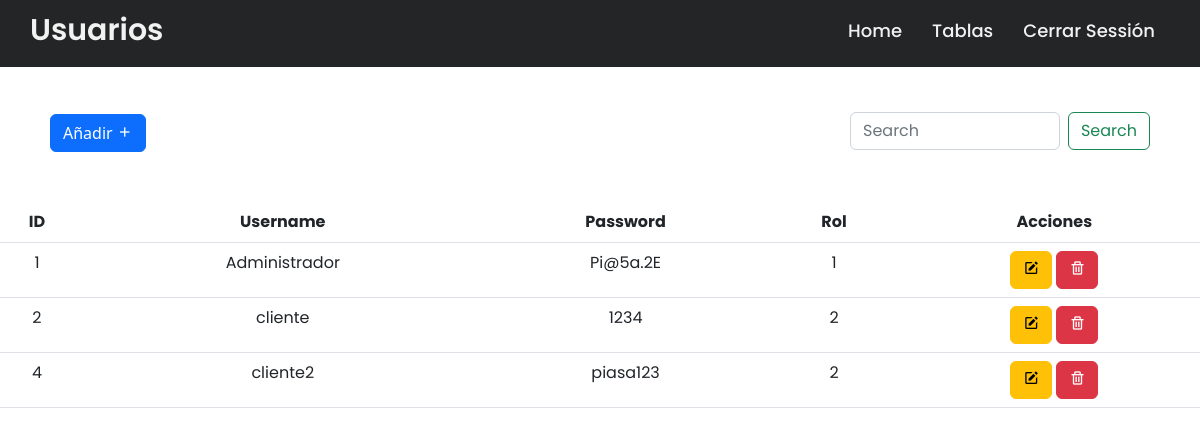
/tab/users/users.php (signed in), run on the app's committed database.
### tables this page shows
CREATE TABLE `usernames` (
  `ID` int(11) NOT NULL,
  `username` varchar(50) NOT NULL,
  `password` varchar(10) NOT NULL,
  `rol_id` int(11) NOT NULL
);

### tab/users/users.php (the view, shortened to what this page needs)
<?php include('../../config/conexion.php'); ?>
<!DOCTYPE html>
<html lang="en">
<head>
    <link rel="stylesheet" href="../../css/navbar.css">
    <link href="https://cdn.jsdelivr.net/npm/bootstrap@5.2.2/dist/css/bootstrap.min.css" rel="stylesheet">
    <link href='https://unpkg.com/boxicons@2.1.4/css/boxicons.min.css' rel='stylesheet'>
    <link rel="stylesheet" href="https://cdnjs.cloudflare.com/ajax/libs/font-awesome/5.15.3/css/all.min.css"/>
</head>
<body><br>
    <div class="navbar">
    <nav>
    <div class="wrapper">
      <div class="logo"><a href="#"> Usuarios </a></div>
      <ul class="nav-links">
        <li><a href="../../home.php">Home</a></li>
        <li>
          <a href="#" class="desktop-item">Tablas</a>
        </li>
        <li><a type="submite" href="../../destroy.php">Cerrar Sessión</a></li>
      </ul>
    </div>
  </nav>
    </div>
    <br>
    <div class="position-absolute top-10 end-0" style="width: 300px; margin-right: 50px;"><br><br>
    <form class="d-flex" role="search">
        <input class="form-control me-2" type="search" placeholder="Search" aria-label="Search">
        <button class="btn btn-outline-success" type="submit">Search</button>
      </form>
    </div>
    <button type="button" class="btn btn-primary" data-bs-toggle="modal" data-bs-target="#exampleModal" style="margin: 50px;">
        Añadir <i class='bx bx-plus'></i>
    </button>
    <div class="row justify-content-center">
    <table class="table" style="width: 1400px;">
  <thead class="text-center">
    <tr>
      <th scope="col">ID</th>
      <th scope="col">Username</th>
      <th scope="col">Password</th>
      <th scope="col">Rol</th>
      <th scope="col">Acciones</th>
    </tr>
  </thead>
  <tbody class="text-center">
    <?php
      $query = "SELECT * FROM usernames";
      $result_task = mysqli_query($conexion, $query);
      while($row = mysqli_fetch_assoc($result_task)) { ?>
      <tr>
        <td><?php echo $row['ID']; ?></td>
        <td><?php echo $row['username']; ?></td>
        <td><?php echo $row['password']; ?></td>
        <td><?php echo $row['rol_id']; ?></td>
        <td>
          <a href="edit.php?ID=<?php echo $row['ID']?>" class="btn btn-warning">
            <i class='bx bxs-edit'></i>
          </a>
          <a href="delete.php?ID=<?php echo $row['ID']?>" onclick="return confirm('Are you sure you want to delete?')" class="btn btn-danger">
            <i class='bx bx-trash'></i>
          </a>
        </td>
      </tr>
      <?php } ?>
  </tbody>
</table>
    </div>
</body>
</html>

### css/navbar.css (style rules this page uses)
* { margin: 0; padding: 0; box-sizing: border-box; font-family: 'Poppins', sans-serif; }
nav { position: fixed; z-index: 99; width: 100%; background: #242526; }
nav .wrapper { position: relative; max-width: 1300px; padding: 0px 30px; height: 70px; line-height: 70px; margin: auto; display: flex; align-items: center; justify-content: space-between; }
.wrapper .logo a { color: #f2f2f2; font-size: 30px; font-weight: 600; text-decoration: none; }
.wrapper .nav-links { display: inline-flex; text-decoration: none; }
.nav-links { margin-top: 15px; }
.nav-links li { list-style: none; }
.nav-links li a { color: #f2f2f2; text-decoration: none; font-size: 18px; font-weight: 500; padding: 9px 15px; border-radius: 5px; transition: all 0.3s ease; }

### data on the page
usernames: ID "1", username "Administrador", password "Pi@5a.2E", rol "1"
usernames: ID "2", username "cliente", password "1234", rol "2"
usernames: ID "4", username "cliente2", password "piasa123", rol "2"
